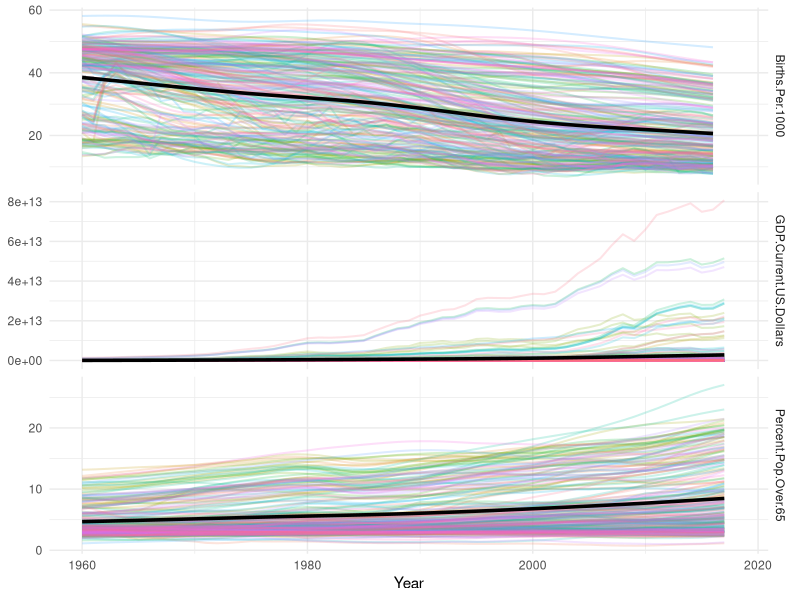
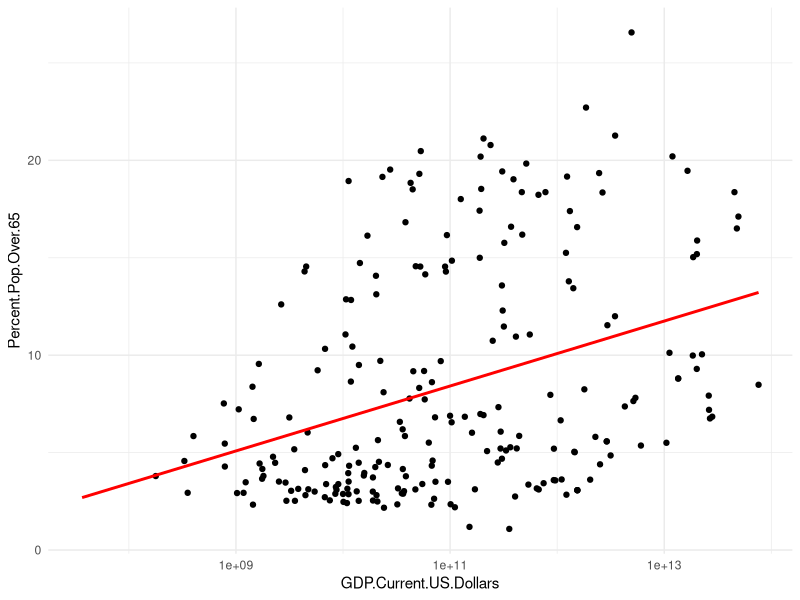
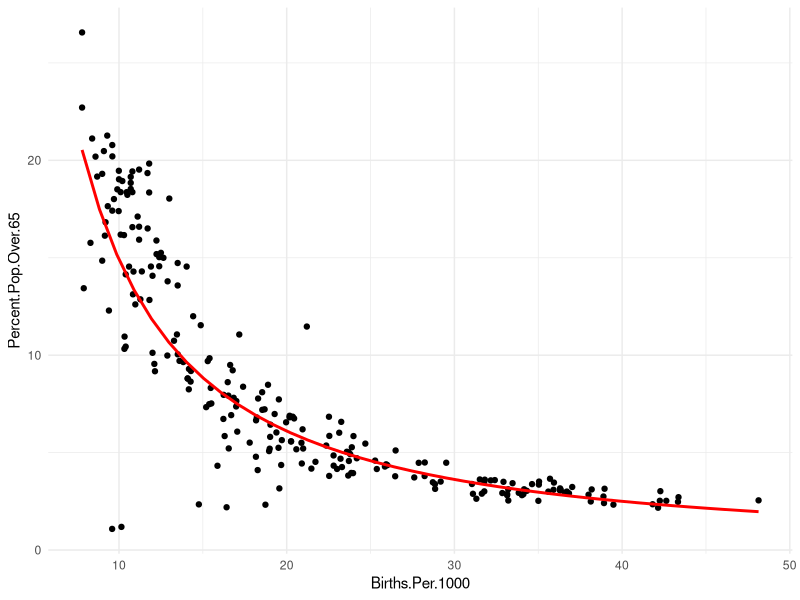
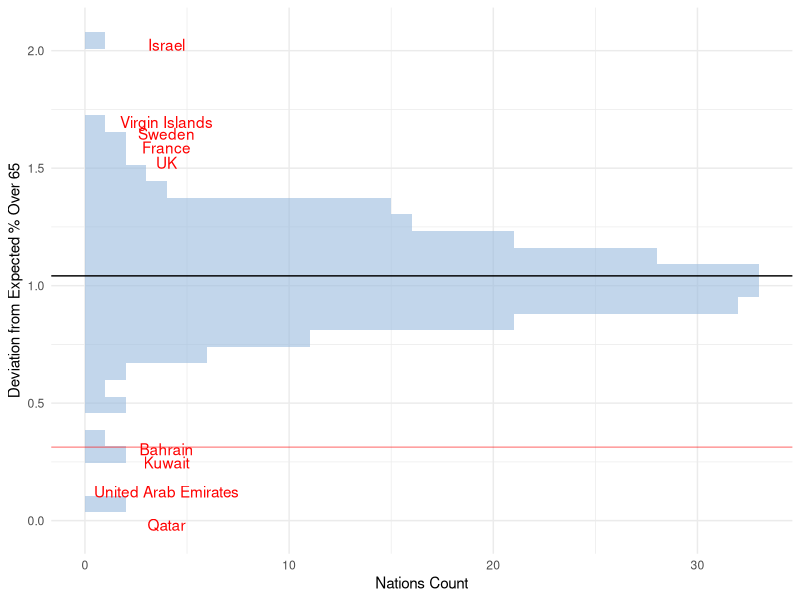
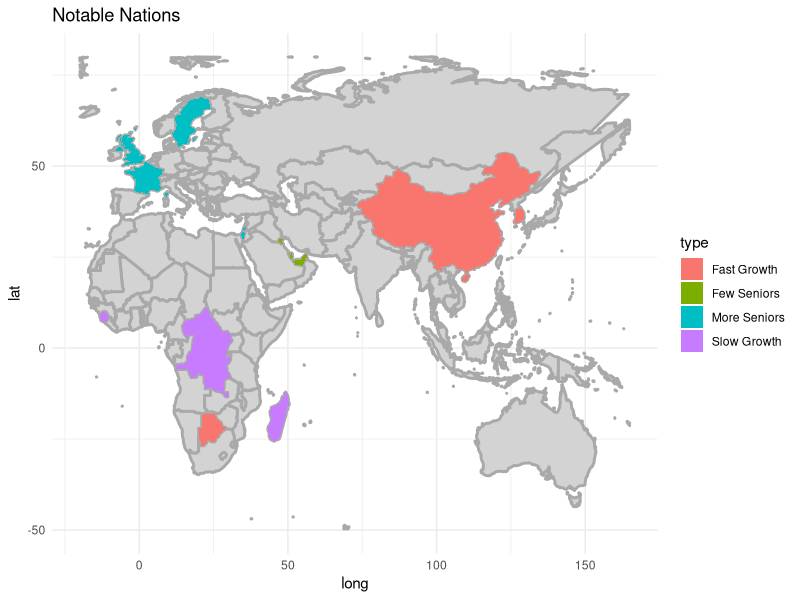
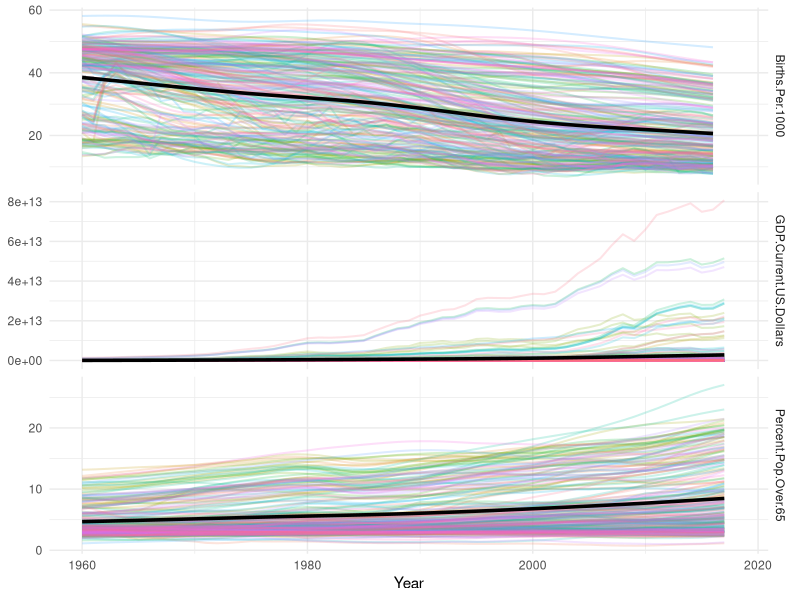
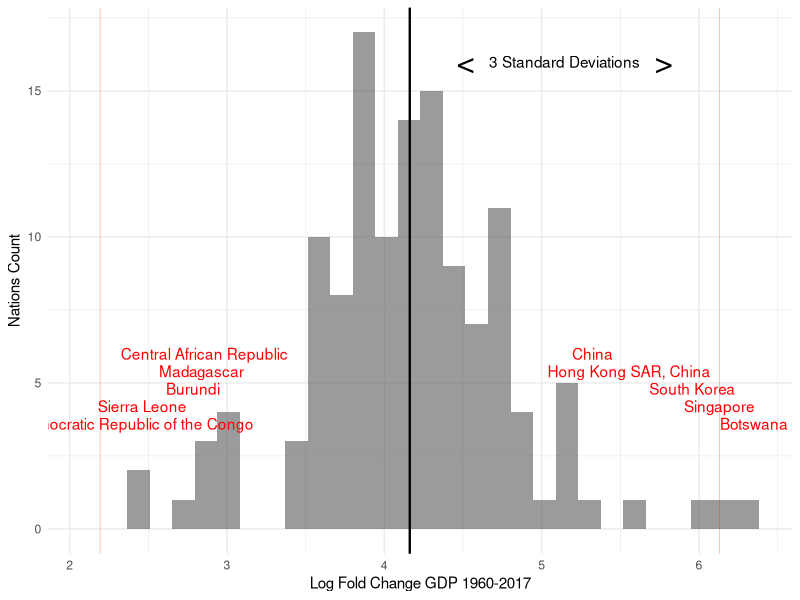
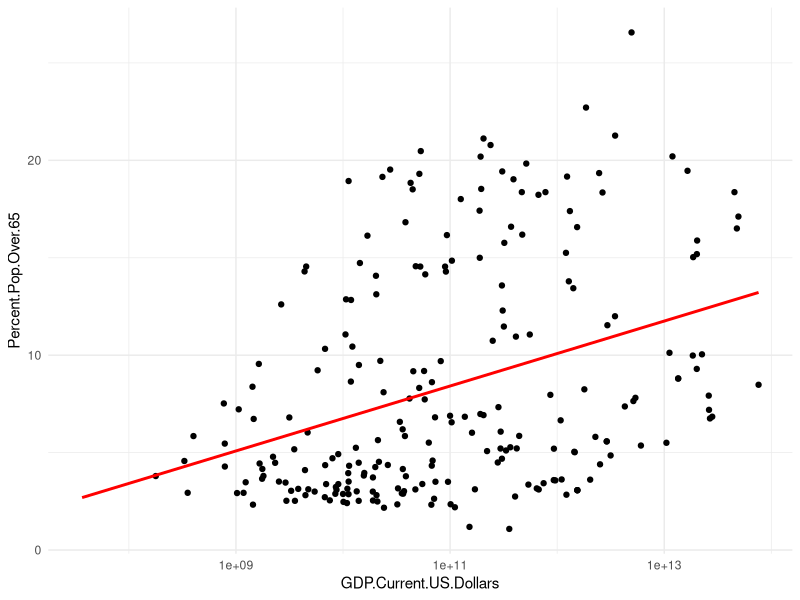

Write R code to recreate these figures, in order.
library(tidyverse)
library(reshape2)
library(modelr)
library(maps)

# Read in the combined data set
wb_df = read_delim('data/combined_wbdata.csv', delim = '\t')

# Plot all variables against year
wb_df %>%
  select(-c('Indicator.Name')) %>%
  ggplot(aes(x=Year, y=Value)) +
  geom_line(size=0.7, alpha=0.2, aes(color=Country.Code)) +
  geom_smooth(size=1.2, color='black') +
  facet_grid(rows = vars(Indicator.Code), scales='free') +
  ylab(NULL) +
  theme_minimal() +
  theme(legend.position = "null")

ggsave('results/global_trends.png', height=5, width=6)


# Plot GDP start and end, normalized to start (so that end result is a fold-change)
wb_norm_df = wb_df %>%
  select(-c('Indicator.Name')) %>%
  spread(key=Indicator.Code, value=Value) %>%
  filter(Year == min(Year) | Year == 2017) %>%
  select(c(Country.Name, Year, GDP.Current.US.Dollars)) %>% 
  spread(key=Year, value=GDP.Current.US.Dollars) %>%
  na.omit() %>%
  group_by(Country.Name) %>%
  mutate(Norm.GDP.1960 = `1960` / `1960`, Norm.GDP.2017 = `2017` / `1960`, log.2017=log(Norm.GDP.2017)) %>%
  ungroup()

# Calculate mean, standard deviation, and identify outliers
mean_2017 = mean(wb_norm_df$log.2017)
sd_2017 = sd(wb_norm_df$log.2017)
outlier_thresh_2017a = mean_2017 + 3*sd_2017
outlier_thresh_2017b = mean_2017 - 3*sd_2017
fast_nations = wb_norm_df %>% arrange(log.2017) %>% top_n(5) %>% arrange(-log.2017) %>% mutate(growth='fast')
slower_nations = wb_norm_df %>% arrange(log.2017) %>% top_n(-5) %>% mutate(growth='slow')

# Rename countries to match map designations
fast_nations$Country.Name[fast_nations$Country.Name == 'Korea, Rep.'] = 'South Korea'
slower_nations$Country.Name[slower_nations$Country.Name == 'Congo, Dem. Rep.'] = 'Democratic Republic of the Congo'

outlier_nations = rbind(fast_nations, slower_nations)

p = wb_norm_df %>%
  ggplot(aes(log.2017)) +
  geom_histogram(alpha=0.6) +
  geom_vline(xintercept = mean_2017, color='black', size=0.8) +
  geom_vline(xintercept = outlier_thresh_2017a, color='red', size=0.2, alpha=0.4) +
  geom_vline(xintercept = outlier_thresh_2017b, color='red', size=0.2, alpha=0.4) +
  xlab('Log Fold Change GDP 1960-2017') +
  ylab('Nations Count') +
  theme_minimal() +
  annotate("text", x = mean_2017 + sd_2017*1.5, y = 16, label = "3 Standard Deviations") +
  annotate("text", x = mean_2017 + sd_2017*1.5, y = 16, size=8, label = "<                    >") 
  

for (i in 1:nrow(fast_nations)){
  p = p + annotate("text", 
                   x = fast_nations$log.2017[i], 
                   y = 3 + i*0.6, 
                   label = fast_nations$Country.Name[i],
                   color='red')
}

for (i in 1:nrow(slower_nations)){
  p = p + annotate("text", 
                   x = slower_nations$log.2017[i], 
                   y = 3 + i*0.6, 
                   label = slower_nations$Country.Name[i],
                   color='red')
}

ggsave('results/fold_changes_gdp.png', plot=p, height=5, width=7)


# How GDP relates to percent population over 65 in the year 2016   
gdp_by_p65 = wb_df %>% 
  select(-c(Indicator.Name)) %>%
  filter(Year==2016) %>%
  spread(key=Indicator.Code, value=Value) %>%
  mutate(l.gdp=log2(GDP.Current.US.Dollars), l.p65=log2(Percent.Pop.Over.65)) 

mod_gdp_p65 = lm(Percent.Pop.Over.65~l.gdp, data=gdp_by_p65)

grid = gdp_by_p65 %>% 
  data_grid(GDP.Current.US.Dollars = seq_range(GDP.Current.US.Dollars, 80)) %>% 
  mutate(l.gdp = log2(GDP.Current.US.Dollars)) %>% 
  add_predictions(mod_gdp_p65, "Percent.Pop.Over.65") 

ggplot(gdp_by_p65, aes(x=GDP.Current.US.Dollars, y=Percent.Pop.Over.65)) + 
  geom_point() + 
  geom_line(data = grid, colour = "red", size = 1) +
  scale_x_log10() +
  theme_minimal()

gdp_by_p65 = gdp_by_p65 %>% 
  add_residuals(mod_gdp_p65, "lresid")

ggsave('results/p65_by_gdp.png', height=5, width=5)


# How birth rate relates to percent population over 65 in the year 2016   
br_by_p65 = wb_df %>% 
  select(-c(Indicator.Name)) %>%
  filter(Year==2016) %>%
  spread(key=Indicator.Code, value=Value) %>%
  mutate(l.br=log2(Births.Per.1000), l.p65=log2(Percent.Pop.Over.65)) 

mod_br_p65 = lm(l.p65~l.br, data=br_by_p65)

grid = br_by_p65 %>% 
  data_grid(Births.Per.1000 = seq_range(Births.Per.1000, 40)) %>% 
  mutate(l.br = log2(Births.Per.1000)) %>% 
  add_predictions(mod_br_p65, "l.p65") %>% 
  mutate(Percent.Pop.Over.65 = 2 ^ l.p65)

ggplot(br_by_p65, aes(x=Births.Per.1000, y=Percent.Pop.Over.65)) + 
  geom_point() + 
  geom_line(data = grid, colour = "red", size = 1) +
  theme_minimal()

br_by_p65 = br_by_p65 %>% 
  add_residuals(mod_br_p65, "lresid") %>%
  mutate(resid = 2^lresid)

ggsave('results/p65_by_br.png', height=5, width=5)


# Which countries have far more or far fewer seniors than expected based on birth rate?
mean_resid_br = mean(br_by_p65$resid, na.rm=T)
sd_resid_br = sd(br_by_p65$resid, na.rm=T)
outlier_thresh_br = mean_resid_br - 3*sd_resid_br
fewer_seniors_br = br_by_p65 %>% filter(resid < outlier_thresh_br) %>% mutate(sen='few')
more_seniors_br = br_by_p65 %>% arrange(resid) %>% top_n(5) %>% mutate(sen='more')

# Fix names to match map
more_seniors_br$Country.Name[more_seniors_br$Country.Name == 'United Kingdom'] = 'UK'
more_seniors_br$Country.Name[more_seniors_br$Country.Name == 'Virgin Islands (U.S.)'] = 'Virgin Islands'

unusual_num_seniors_br = rbind(fewer_seniors_br, more_seniors_br)

set.seed(2019)

p2 = ggplot(br_by_p65, aes(x=resid)) +
  geom_histogram(alpha=0.6, fill='#99badd') +
  geom_vline(xintercept = mean_resid_br) +
  geom_vline(xintercept = outlier_thresh_br, color='red', alpha=0.4) +
  ylab('Nations Count') +
  xlab('Deviation from Expected % Over 65') +
  theme_minimal() +
  coord_flip()

for (i in 1:nrow(fewer_seniors_br)){
  p2 = p2 + annotate("text", 
                   x = fewer_seniors_br$resid[i] + 0.06*rnorm(n=1), 
                   y = 4, 
                   label = fewer_seniors_br$Country.Name[i],
                   color='red')
}

for (i in 1:nrow(more_seniors_br)){
  p2 = p2 + annotate("text", 
                     x = more_seniors_br$resid[i], 
                     y = 4, 
                     label = more_seniors_br$Country.Name[i],
                     color='red')
}
print(p2)
ggsave('results/p65_residuals_by_br.png', plot=p2, height = 6, width = 5)


# Plot birth rates over time in nations with unusual percentages over 65
p4 = wb_df %>% filter(Country.Name %in% unusual_num_seniors_br$Country.Name) %>%
  left_join(unusual_num_seniors_br %>% select(Country.Name, sen), by='Country.Name') %>%
  spread(key=Indicator.Code, value=Value) %>%
  ggplot(aes(x=Year, y=Births.Per.1000)) +
  geom_point(alpha=0.3, aes(color=sen)) +
  geom_smooth(se=FALSE, size=2, aes(group=sen, color=sen)) +
  scale_color_brewer(palette="Dark2") +
  theme_minimal() +
  theme(legend.position = 'null') +
  annotate('text', x=2006, y=30, label='Fewer Seniors than Expected', color='DarkGreen', size=5) +
  annotate('text', x=1982, y=10, label='More Seniors than Expected', color='DarkRed', size=5) 
  #ggtitle('Fewer seniors than expected means recent birth rate decrease')

ggsave('results/br_over_time.png', plot=p4, height=5, width=7)


# Map of countries
countries_of_note = tibble(region = c(fast_nations$Country.Name, 
                                      slower_nations$Country.Name,
                                      fewer_seniors_br$Country.Name,
                                      more_seniors_br$Country.Name),
                           type = c(rep('Fast Growth', nrow(fast_nations)),
                                    rep('Slow Growth', nrow(slower_nations)),
                                    rep('Few Seniors', nrow(fewer_seniors_br)),
                                    rep('More Seniors', nrow(more_seniors_br)))
                           )

world_map = map_data("world")
countries_of_note_map = world_map %>%
  right_join(countries_of_note, by='region')
  
ggplot(world_map, aes(long, lat, group=group)) +
  geom_polygon(fill="lightgray", colour="darkgray", size=1) +
  geom_polygon(data=countries_of_note_map, aes(fill=type)) +
  ggtitle("Map of World") +
  xlim(-20, 165) +
  ylim(-50, 80) +
  theme_minimal() +
  ggtitle('Notable Nations')

ggsave('results/world_map.png', height=7, width=10)
